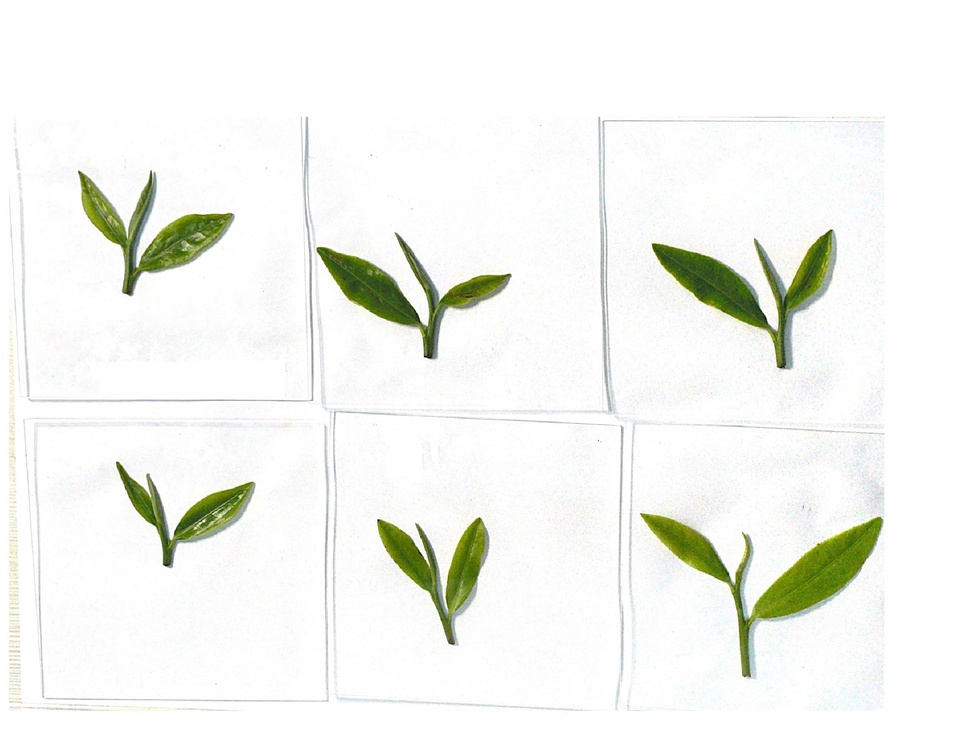
#> input picture leaf/2.jpg, 956 x 738 px, shrunk from 2284 x 1763 before the run
$ python -i prepare.py   (imports and definitions only)   (older library calls are emulated)
#> lines starting #> are read from the running program, lines starting #| are printed output that depends on the picture; after the words box and inside, x2 and y2 are one past the last pixel; in counts of white or black regions, pixels touching at a corner belong together
#> further down, picture is the input picture: shape (738, 956, 3); mean B, G, R 239.3, 244.1, 242.7
#!/usr/bin/env python

import sys
import os.path as op
import math
import cv2 as cv
import numpy as np

from imutils.perspective import four_point_transform

#remove the reflections
def remove_reflections(image):

    hsv = cv.cvtColor(image, cv.COLOR_BGR2HSV) #change to HSV
#> hsv: shape (738, 956, 3); mean H, S, V 28.6, 11.1, 244.5
    h, s, v = cv.split(hsv)
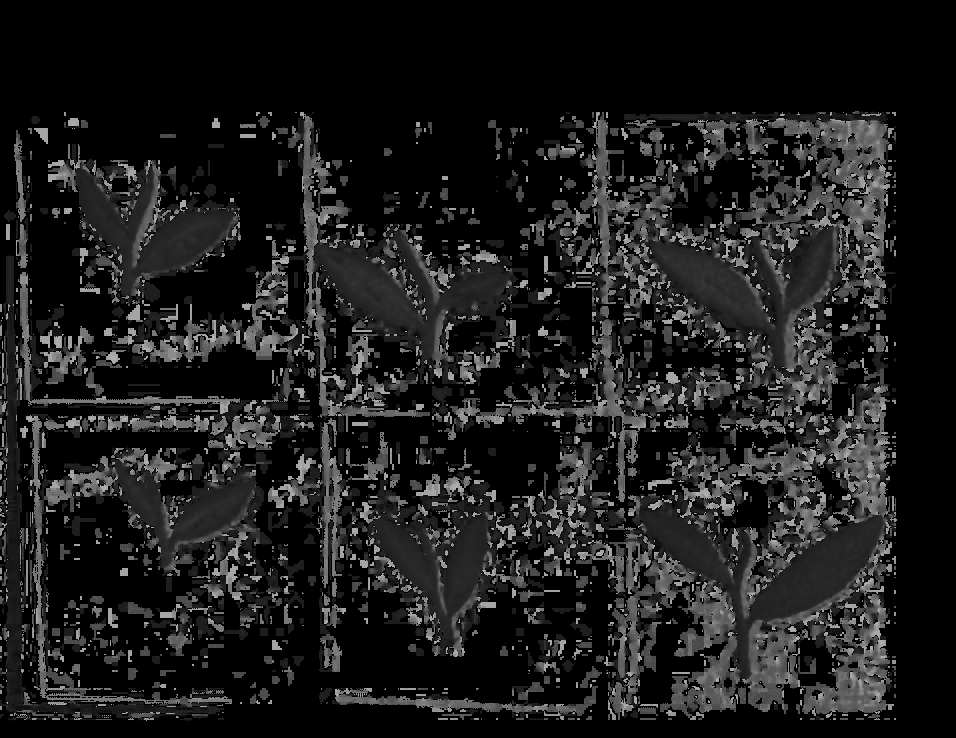
#> h: shape (738, 956); min 0, max 177, mean 28.6
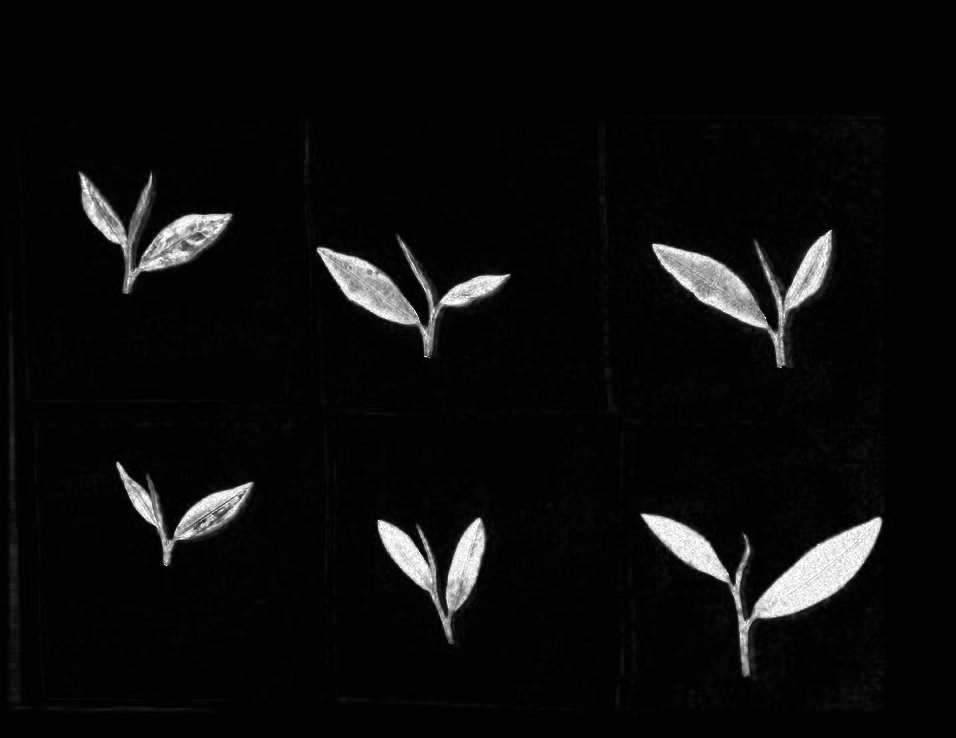
#> s: shape (738, 956); min 0, max 255, mean 11.1
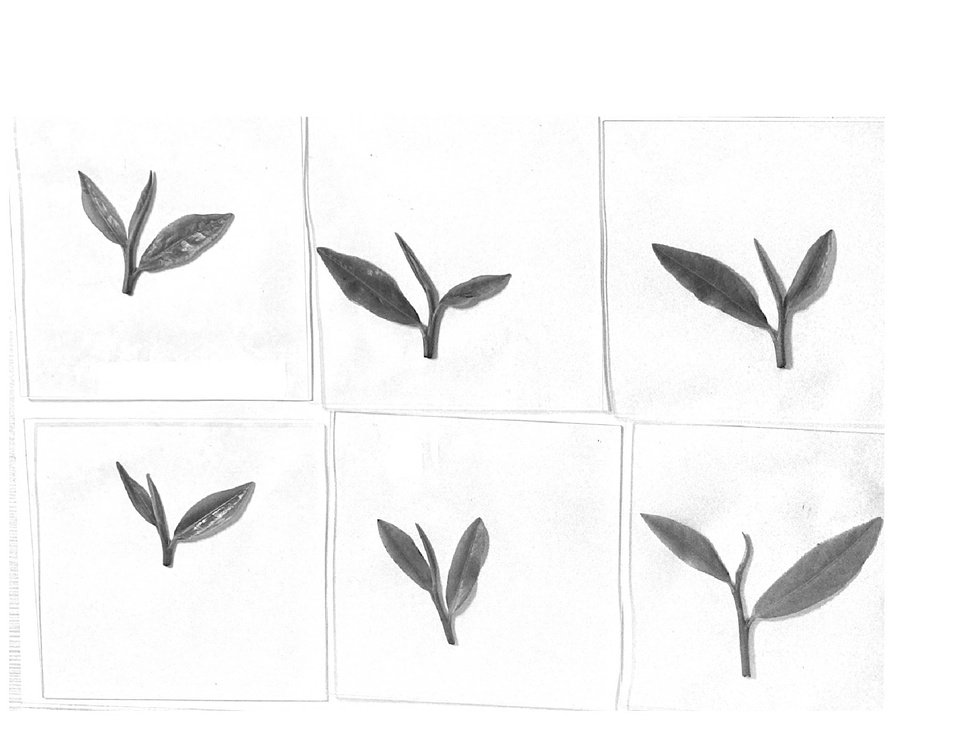
#> v: shape (738, 956); min 0, max 255, mean 244.5
    _, mask = cv.threshold(v, 220, 255, cv.THRESH_BINARY) #use v to find reflection
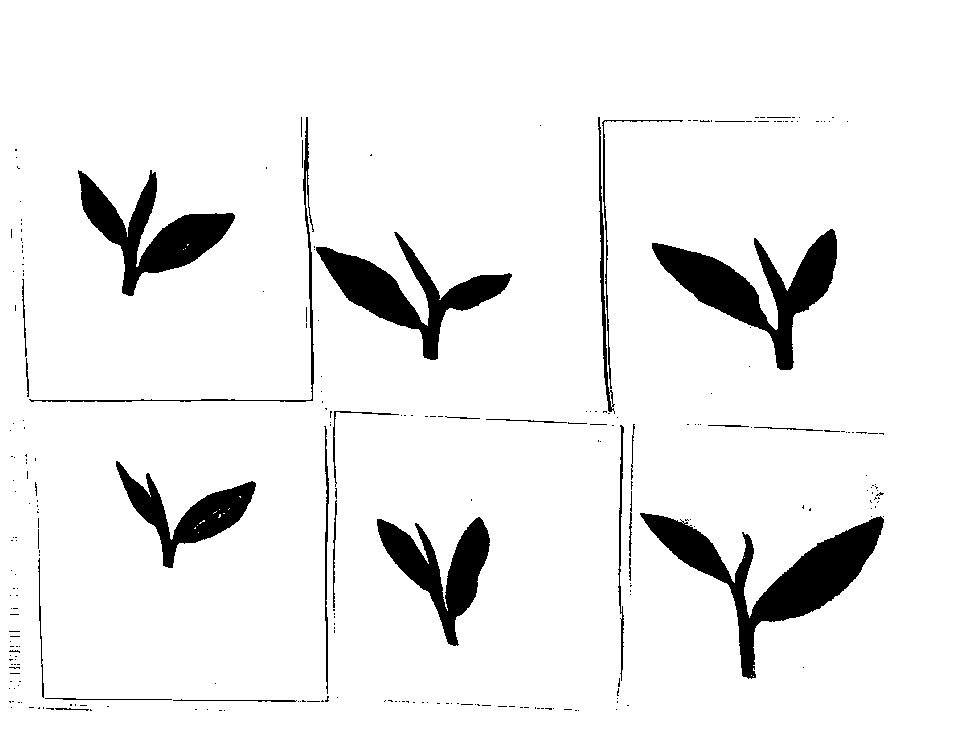
#> mask: shape (738, 956); 92.9% white; 274 black regions (241 under 20 px), largest, box (x1, y1, x2, y2) and area: (640, 513, 884, 679) 10525, (652, 229, 837, 370) 8742, (316, 232, 512, 360) 7067
    dst2 = cv.inpaint(image, mask, 5, cv.INPAINT_TELEA)
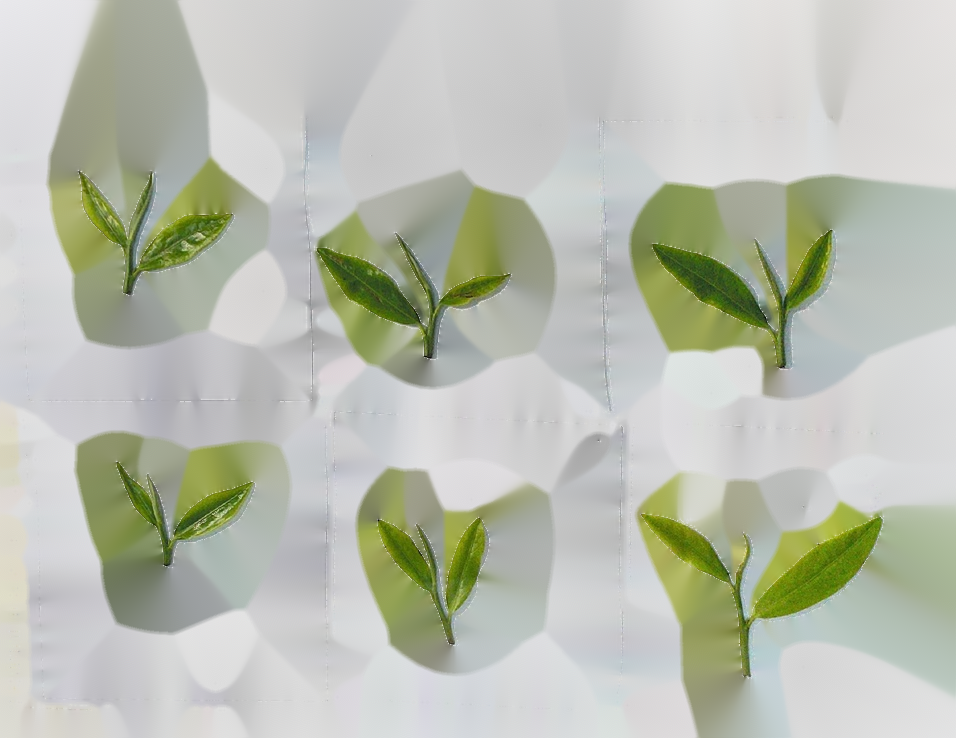
#> dst2: shape (738, 956, 3); mean B, G, R 178, 191, 187
    print("remove reflection down well")
    return dst2


#crop the background
#reference1:https://pyimagesearch.com/2014/08/25/4-point-opencv-getperspective-transform-example/
#reference2:https://pyimagesearch.com/2014/09/01/build-kick-ass-mobile-document-scanner-just-5-minutes/
# [110 lines left out: functions edge_crop, main, not called in this run]


# [6 lines of commented-out code are left out]

>>> import cv2
>>> picture = cv2.imread('../leaf/2.jpg')
>>> result = remove_reflections(picture)

$ run again, on leaf/3.jpg
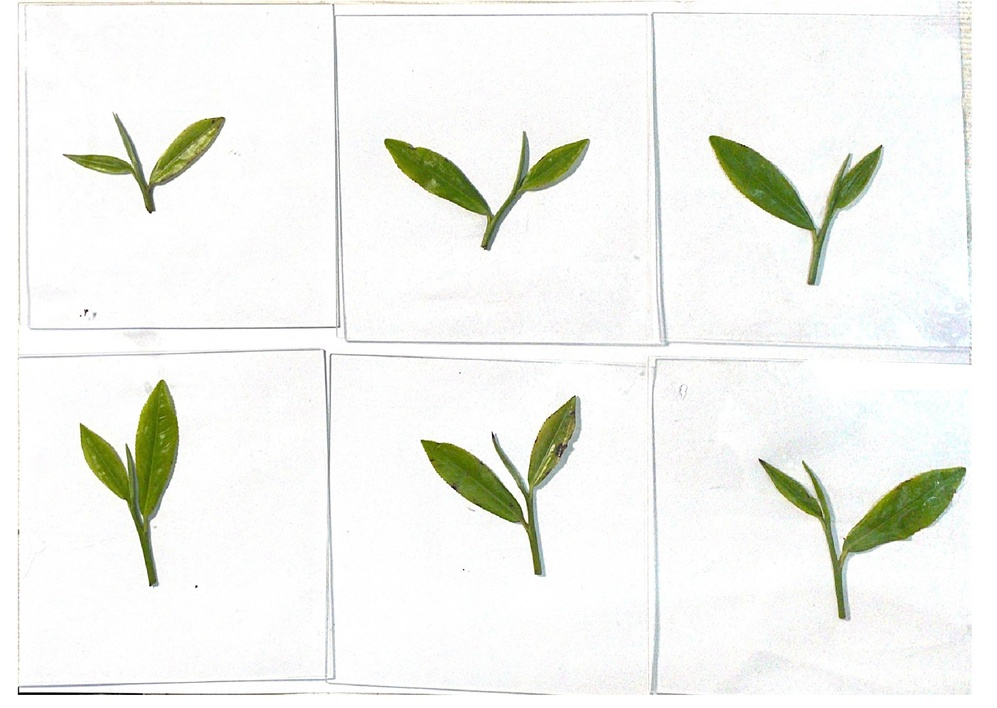
#> input picture leaf/3.jpg, 997 x 708 px, shrunk from 2284 x 1622 before the run
#> picture is the input picture: shape (708, 997, 3); mean B, G, R 238.5, 243.1, 241.6
#> hsv: shape (708, 997, 3); mean H, S, V 33.3, 10.6, 243.5
#> in remove_reflections, `_, mask = cv.threshold(v, 220, 255, cv.THRESH_BINARY)`:
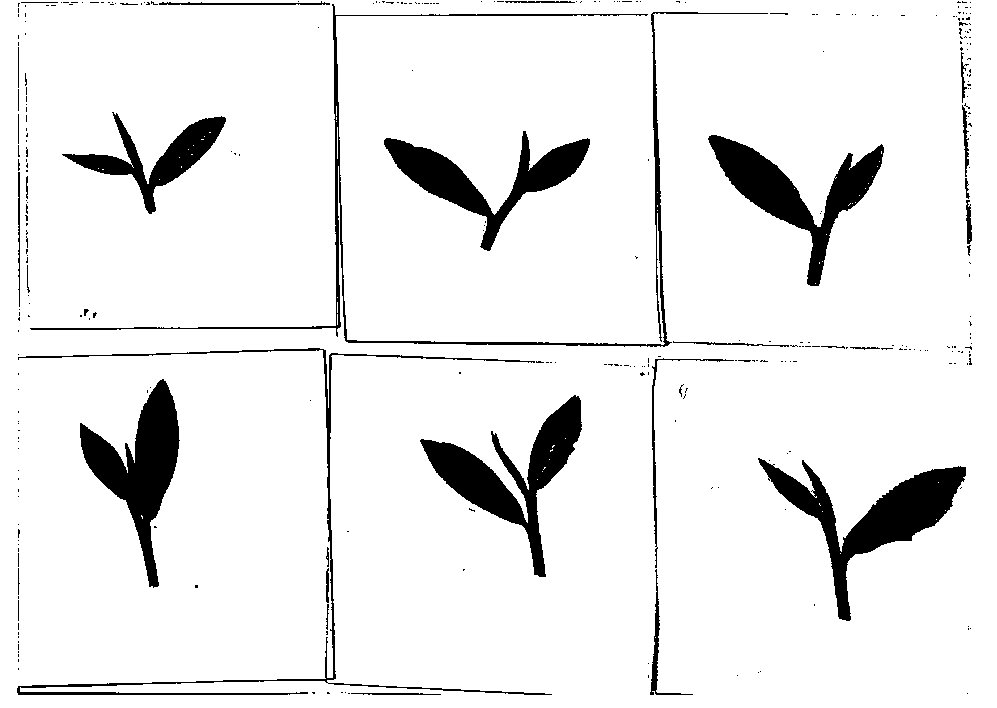
#> mask: shape (708, 997); 92.1% white; 329 black regions (292 under 20 px), largest, box (x1, y1, x2, y2) and area: (758, 458, 966, 621) 8676, (420, 395, 582, 577) 8200, (80, 379, 180, 588) 7748
#> in remove_reflections, `dst2 = cv.inpaint(image, mask, 5, cv.INPAINT_TELEA)`:
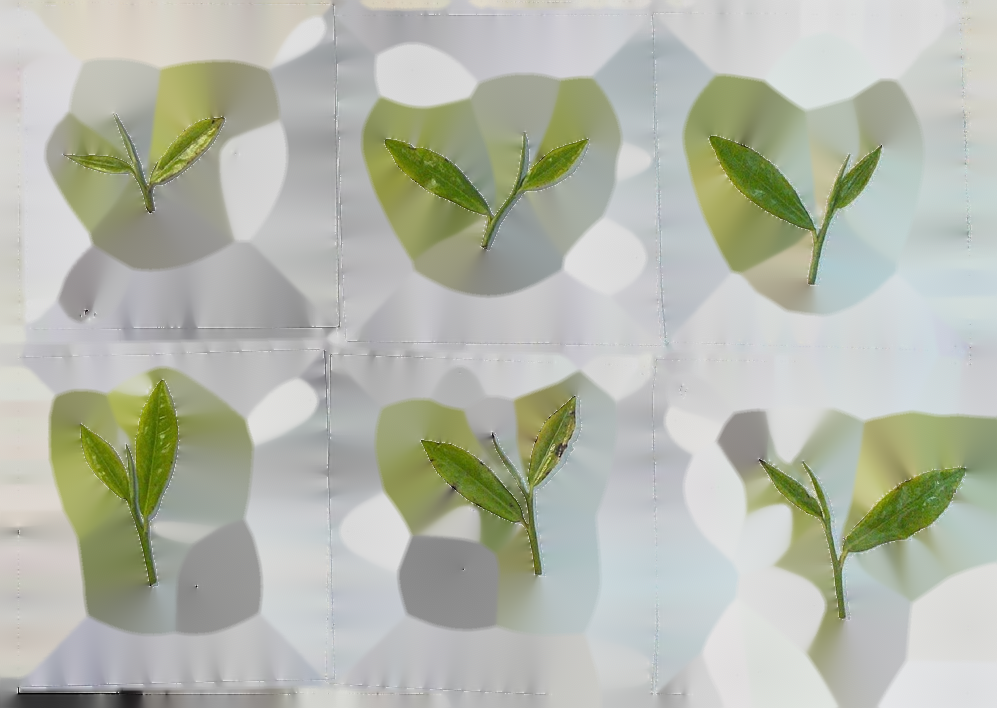
#> dst2: shape (708, 997, 3); mean B, G, R 172.2, 184.7, 180.9

$ run again, on leaf/4.jpg
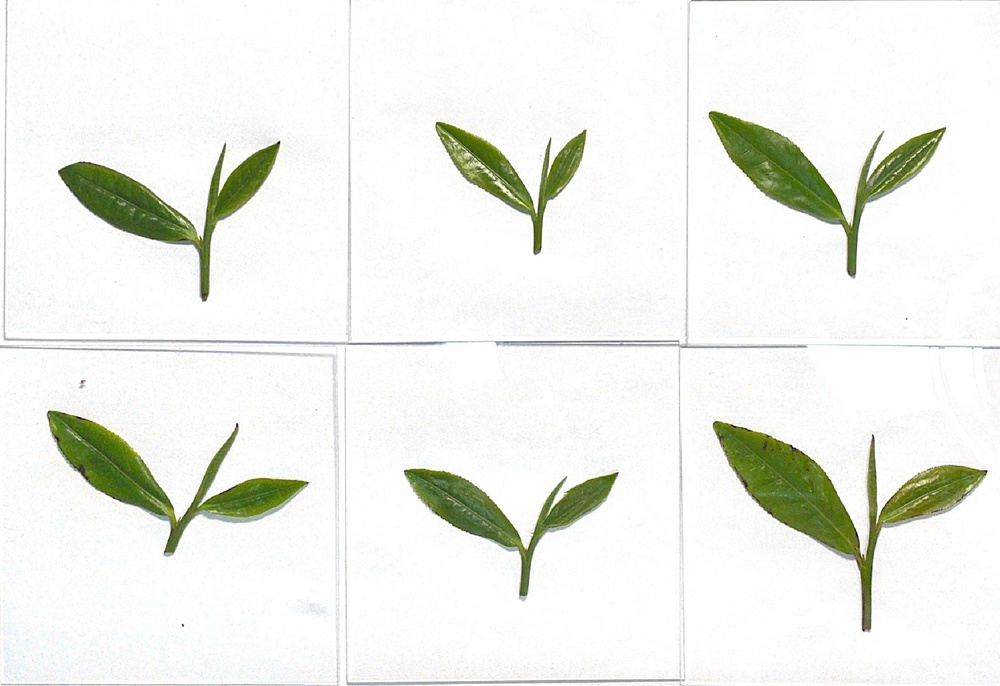
#> input picture leaf/4.jpg, 1000 x 686 px, shrunk from 2182 x 1496 before the run
#> picture is the input picture: shape (686, 1000, 3); mean B, G, R 233.6, 239.5, 237.7
#> hsv: shape (686, 1000, 3); mean H, S, V 26.5, 13.9, 239.8
#> in remove_reflections, `_, mask = cv.threshold(v, 220, 255, cv.THRESH_BINARY)`:
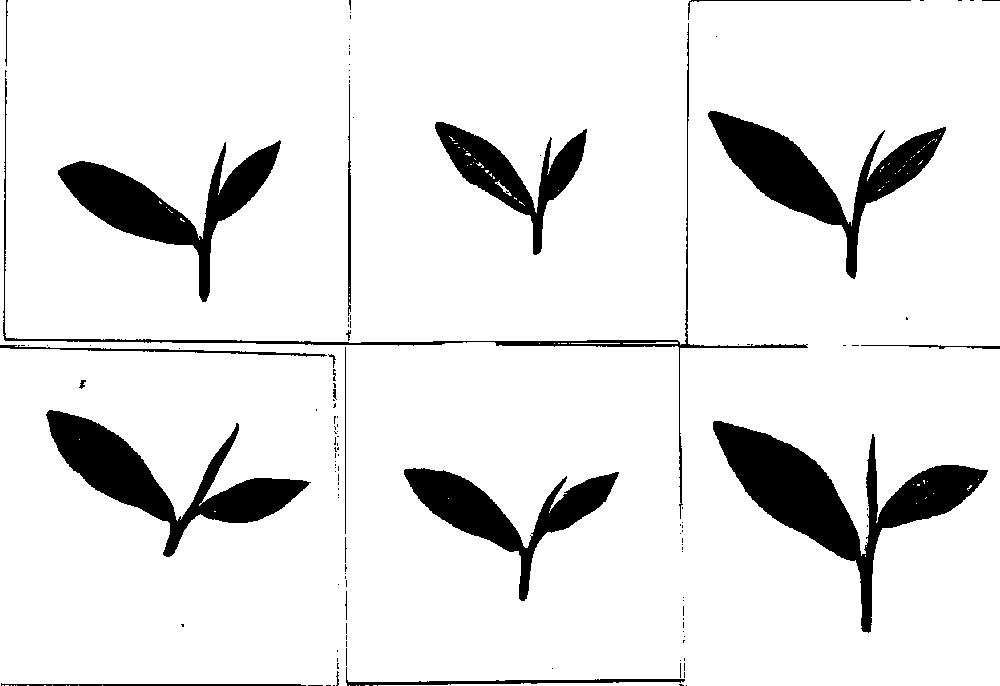
#> mask: shape (686, 1000); 90% white; 127 black regions (104 under 20 px), largest, box (x1, y1, x2, y2) and area: (713, 421, 988, 633) 15209, (46, 410, 311, 557) 11083, (708, 111, 946, 279) 10726
#> in remove_reflections, `dst2 = cv.inpaint(image, mask, 5, cv.INPAINT_TELEA)`:
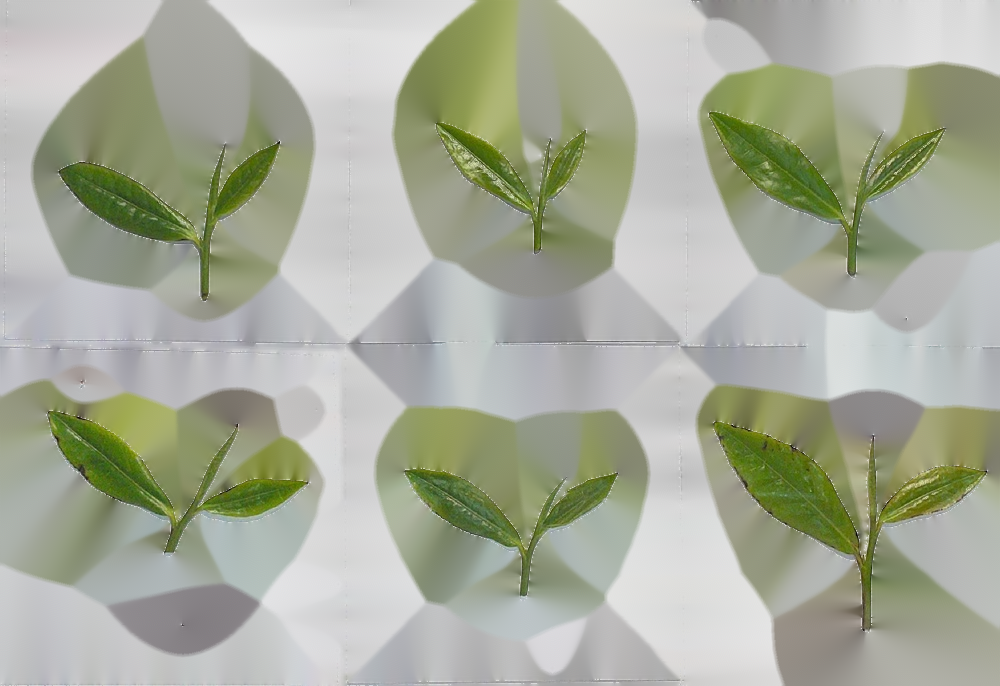
#> dst2: shape (686, 1000, 3); mean B, G, R 155.9, 172.7, 168.4
